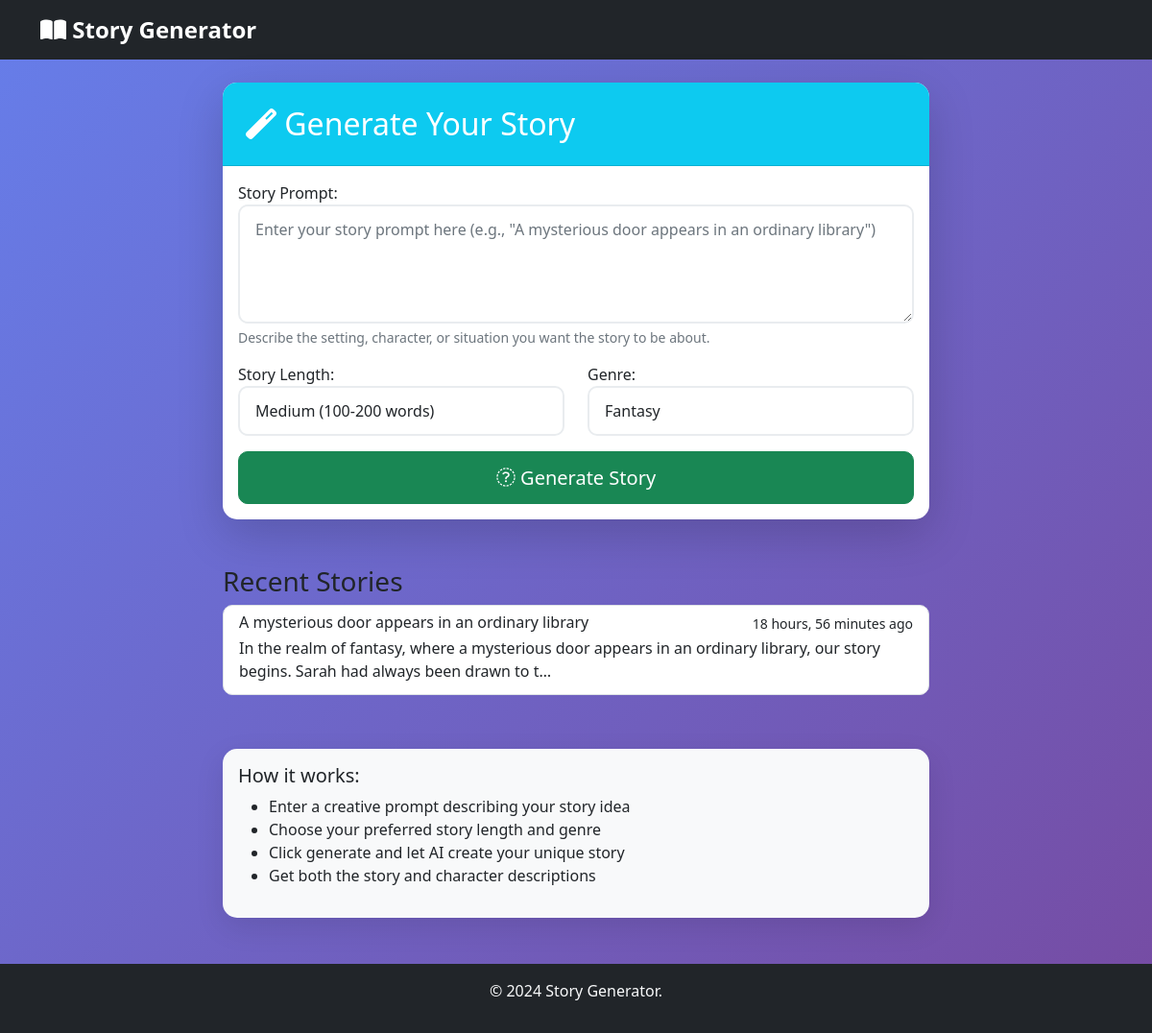
/, run on an earlier commit of the app's database.
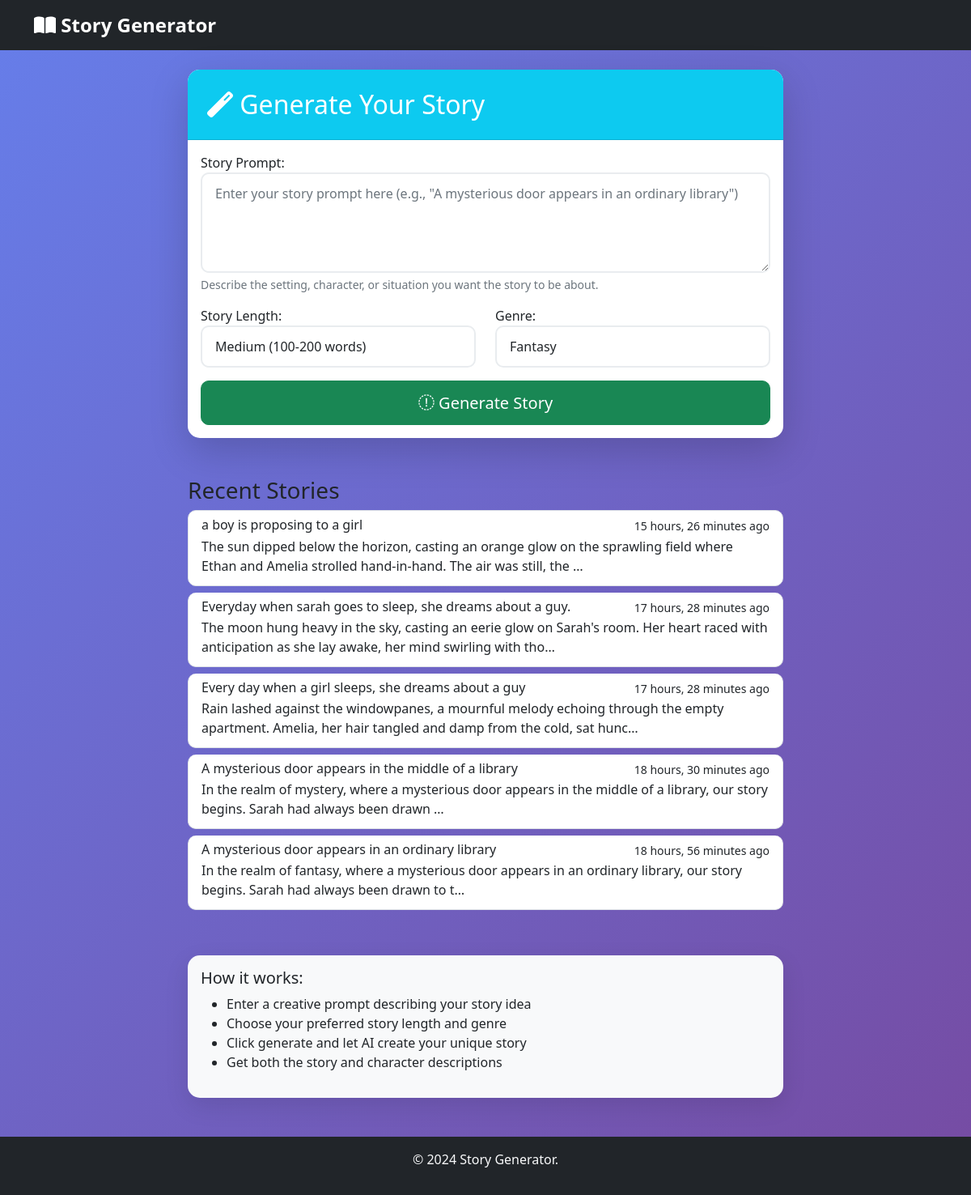
And on a later commit of the database.
### story_app/models.py (models this page shows, shortened)
class StoryGeneration(models.Model):
    prompt = models.TextField(max_length=1000)
    generated_story = models.TextField()
    character_description = models.TextField(blank=True, null=True)
    background_description = models.TextField(blank=True, null=True)  # New field for world/setting
    genre = models.CharField(max_length=50, blank=True, null=True)    # Store genre info
    story_length = models.CharField(max_length=20, blank=True, null=True)  # Store length info
    created_at = models.DateTimeField(auto_now_add=True)
    updated_at = models.DateTimeField(auto_now=True)
    class Meta:
        ordering = ['-created_at']
        verbose_name = "Story Generation"
        verbose_name_plural = "Story Generations"

### story_app/views.py (the view)
# urls.py: path('', views.index, name='index'),
def index(request):
    form = StoryPromptForm()
    recent_stories = StoryGeneration.objects.all()[:5]
    return render(request, 'story_app/index.html', {
        'form': form,
        'recent_stories': recent_stories
    })

### templates/story_app/index.html (shortened to what this page needs)
{% extends 'base.html' %}
{% block content %}
<div class="row">
    <div class="col-lg-8 mx-auto">
        <div class="card shadow-lg">
            <div class="card-header bg-info text-white">
                <h2 class="card-title mb-0">
                    <i class="fas fa-magic"></i> Generate Your Story
                </h2>
            </div>
            <div class="card-body">
                <form method="post" action="{% url 'generate_story' %}" id="story-form">
                    <div class="mb-3">
                        {{ form.prompt.label_tag }}
                        {{ form.prompt }}
                        <div class="form-text">{{ form.prompt.help_text }}</div>
                    </div>
                    <div class="row mb-3">
                        <div class="col-md-6">
                            {{ form.story_length.label_tag }}
                            {{ form.story_length }}
                        </div>
                        <div class="col-md-6">
                            {{ form.genre.label_tag }}
                            {{ form.genre }}
                        </div>
                    </div>
                    <button type="submit" class="btn btn-success btn-lg w-100" id="generate-btn">
                        <i class="fas fa-sparkles"></i> Generate Story
                    </button>
                </form>
            </div>
        </div>
    </div>
</div>
{% if recent_stories %}
<div class="row mt-5">
    <div class="col-lg-8 mx-auto">
        <h3>Recent Stories</h3>
        <div class="list-group">
            {% for story in recent_stories %}
            <a href="{% url 'story_detail' story.id %}" class="list-group-item list-group-item-action">
                <div class="d-flex w-100 justify-content-between">
                    <h6 class="mb-1">{{ story.prompt|truncatechars:80 }}</h6>
                    <small>{{ story.created_at|timesince }} ago</small>
                </div>
                <p class="mb-1">{{ story.generated_story|truncatechars:150 }}</p>
            </a>
            {% endfor %}
        </div>
    </div>
</div>
{% endif %}
<div class="row mt-5">
    <div class="col-lg-8 mx-auto">
        <div class="card bg-light">
            <div class="card-body">
                <h5>How it works:</h5>
                <ul>
                    <li>Enter a creative prompt describing your story idea</li>
                    <li>Choose your preferred story length and genre</li>
                    <li>Click generate and let AI create your unique story</li>
                    <li>Get both the story and character descriptions</li>
                </ul>
            </div>
        </div>
    </div>
</div>
{% endblock %}

### templates/base.html (shortened to what this page needs)
<!DOCTYPE html>
<html lang="en">
<head>
    <link href="https://cdn.jsdelivr.net/npm/bootstrap@5.1.3/dist/css/bootstrap.min.css" rel="stylesheet">
    {% load static %}
    <link rel="stylesheet" href="{% static 'css/style.css' %}">
</head>
<body>
    <nav class="navbar navbar-expand-lg navbar-dark bg-dark">
        <div class="container">
            <a class="navbar-brand" href="{% url 'index' %}">
                <i class="fas fa-book-open"></i> Story Generator
            </a>
        </div>
    </nav>
    <main class="container mt-4">
        {% block content %}
        {% endblock %}
    </main>
    <footer class="bg-dark text-light text-center py-3 mt-5">
        <div class="container">
            <p>&copy; 2024 Story Generator.</p>
        </div>
    </footer>
</body>
</html>

### static/css/style.css (style rules this page uses)
body { background: linear-gradient(135deg, #667eea 0%, #764ba2 100%); min-height: 100vh; font-family: 'Segoe UI', Tahoma, Geneva, Verdana, sans-serif; }
.card { border: none; border-radius: 15px; box-shadow: 0 10px 30px rgba(0, 0, 0, 0.1); transition: transform 0.3s ease; }
.card-header { border-radius: 15px 15px 0 0 !important; padding: 1.5rem; }
.navbar-brand { font-size: 1.5rem; font-weight: bold; }
.btn { border-radius: 10px; padding: 0.7rem 1.5rem; font-weight: 500; transition: all 0.3s ease; }
.form-control, .form-select { border-radius: 10px; border: 2px solid #e9ecef; padding: 0.75rem 1rem; transition: border-color 0.3s ease; }
.list-group-item { border-radius: 10px !important; margin-bottom: 0.5rem; border: 1px solid #dee2e6; }
footer { margin-top: auto; }

What changed in the data, as far as the page shows it:
added StoryGeneration: prompt "a boy is proposing to a girl", created_at "15 hours, 26 minutes", generated_story "The sun dipped below the horizon, casting an orange glow on the sprawling field where Ethan and Amelia strolled hand-in-hand. The air was still, the …"
added StoryGeneration: prompt "Everyday when sarah goes to sleep, she dreams about a guy.", created_at "17 hours, 28 minutes", generated_story "The moon hung heavy in the sky, casting an eerie glow on Sarah's room. Her heart raced with anticipation as she lay awake, her mind swirling with tho…"
added StoryGeneration: prompt "Every day when a girl sleeps, she dreams about a guy", created_at "17 hours, 28 minutes", generated_story "Rain lashed against the windowpanes, a mournful melody echoing through the empty apartment. Amelia, her hair tangled and damp from the cold, sat hunc…"
added StoryGeneration: prompt "A mysterious door appears in the middle of a library", created_at "18 hours, 30 minutes", generated_story "In the realm of mystery, where a mysterious door appears in the middle of a library, our story begins. Sarah had always been drawn …"
